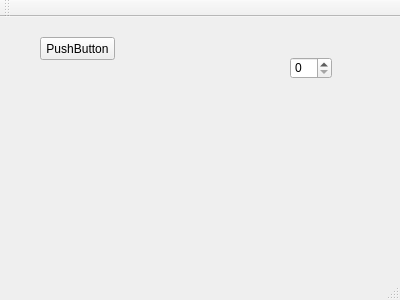
<?xml version="1.0" encoding="UTF-8"?>
<ui version="4.0">
 <class>MainWindow</class>
 <widget class="QMainWindow" name="MainWindow">
  <property name="geometry">
   <rect>
    <x>0</x>
    <y>0</y>
    <width>400</width>
    <height>300</height>
   </rect>
  </property>
  <property name="windowTitle">
   <string>MainWindow</string>
  </property>
  <widget class="QWidget" name="centralWidget">
   <widget class="QPushButton" name="pushButton">
    <property name="geometry">
     <rect>
      <x>40</x>
      <y>20</y>
      <width>75</width>
      <height>23</height>
     </rect>
    </property>
    <property name="text">
     <string>PushButton</string>
    </property>
   </widget>
   <widget class="QSpinBox" name="spinBox">
    <property name="geometry">
     <rect>
      <x>290</x>
      <y>40</y>
      <width>42</width>
      <height>22</height>
     </rect>
    </property>
   </widget>
  </widget>
  <widget class="QMenuBar" name="menuBar">
   <property name="geometry">
    <rect>
     <x>0</x>
     <y>0</y>
     <width>400</width>
     <height>21</height>
    </rect>
   </property>
  </widget>
  <widget class="QToolBar" name="mainToolBar">
   <attribute name="toolBarArea">
    <enum>TopToolBarArea</enum>
   </attribute>
   <attribute name="toolBarBreak">
    <bool>false</bool>
   </attribute>
  </widget>
  <widget class="QStatusBar" name="statusBar"/>
 </widget>
 <layoutdefault spacing="6" margin="11"/>
 <resources/>
 <connections/>
</ui>
